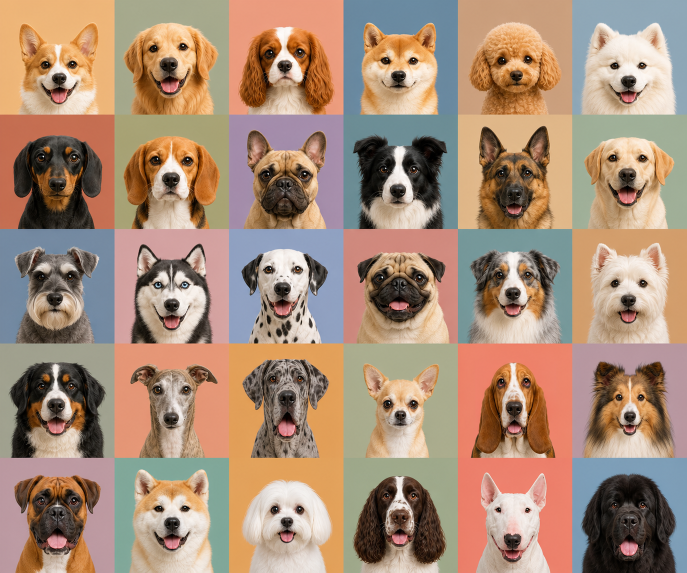
#> input picture collie-ui/src/renderer/src/assets/agents/dog-portrait-sheet-30.png, 1374 x 1145 px, found by its file name (shown at 1/2 size)
$ python check-portrait-assets.py ../src/renderer/src/assets/agents/dog-portrait-sheet-30.png
#> lines starting #> are read from the running program, lines starting #| are printed output that depends on the picture
#!/usr/bin/env python3
"""Regression gate for Collie portrait/avatar artwork alignment.

Fails when the asset layout regresses:

1. Agent avatar sheet (`agents/dog-portrait-sheet-30.png`): each cell must be square, with headroom and side margins.
   Head-and-shoulder portraits intentionally meet the bottom edge.
   Visual QA is still required: geometry cannot detect incorrect artwork.
2. Face-only portrait strips + stills (`portrait/*`): per-cell face content
   centers must stay close to the strip's median (transparent translation
   keeps the chat head centered on crossfade; drift = jump).

Requires Pillow: `python3 -m pip install pillow` (present on the VM rig).

Usage: python3 check-portrait-assets.py <repo-root> [--verbose]
Exit 0 = pass, 1 = regression found.
"""
import os
import sys

from PIL import Image

AGENT = "collie-ui/src/renderer/src/assets/agents/dog-portrait-sheet-30.png"
AGENT_CELLS = (6, 5)
STRIPS = {
    "idle-sheet.webp": (3, 2),
    "waiting-sheet.webp": (3, 2),
    "pointer-look-sheet.webp": (4, 4),
    "click-reaction-sheet.webp": (2, 2),
    "bone-completion-sheet.webp": (2, 2),
    "deep-work-glasses-sheet.webp": (3, 2),
}
STILLS = ["idle.webp", "happy.webp", "concerned.webp", "sleepy.webp", "thinking.webp"]

# Tolerances (fractions of cell size)
AGENT_EDGE_TOLERANCE_PX = 6  # content may not come within this many px of a cell edge
STRIP_X_SPAN_MAX = 0.10      # 10% of cell width
STRIP_Y_SPAN_MAX = 0.05      # 5% of cell height


def content_bbox(img, min_alpha=16):
    rgba = img.convert("RGBA")
    w, h = rgba.size
    px = rgba.load()
    min_x, min_y, max_x, max_y = w, h, -1, -1
    for y in range(h):
        for x in range(w):
            if px[x, y][3] >= min_alpha:
                if x < min_x: min_x = x
                if x > max_x: max_x = x
                if y < min_y: min_y = y
                if y > max_y: max_y = y
    if max_x < 0:
        return None
    return (min_x, min_y, max_x, max_y)


def border_dominant(img):
    """Sample the clear headroom, not the dog's shoulders at the bottom."""
    from statistics import median
    rgb = img.convert("RGB")
    samples = [rgb.getpixel((x, 2)) for x in range(img.width // 4, 3 * img.width // 4)]
    return tuple(int(median(pixel[channel] for pixel in samples)) for channel in range(3))


def color_bbox(img, bg, tol=48):
    """BBox of pixels differing from the border tone (opaque tiles only)."""
    rgb = img.convert("RGB")
    w, h = rgb.size
    px = rgb.load()
    min_x, min_y, max_x, max_y = w, h, -1, -1
    for y in range(h):
        for x in range(w):
            r, g, b = px[x, y]
            if abs(r - bg[0]) <= tol and abs(g - bg[1]) <= tol and abs(b - bg[2]) <= tol:
                continue
            if x < min_x: min_x = x
            if x > max_x: max_x = x
            if y < min_y: min_y = y
            if y > max_y: max_y = y
    if max_x < 0:
        return None
    return (min_x, min_y, max_x, max_y)


def check_agent_sheet(root, verbose):
    path = os.path.join(root, AGENT)
    img = Image.open(path)
    w, h = img.size
    cols, rows = AGENT_CELLS
    cw, ch = w // cols, h // rows
    if w % cols or h % rows or cw != ch or cw != 229:
        return [("layout", "expected 229px square cells matching AgentAvatar", (w, h))]
    full_bleed = []
    for r in range(rows):
        for c in range(cols):
            cell = img.crop((c * cw, r * ch, (c + 1) * cw, (r + 1) * ch))
            # Ignore the 2px source gutter and shoulders; inspect the head area.
            cell = cell.crop((2, 2, cw - 2, int(ch * 0.75)))
            bg = border_dominant(cell)
            bb = color_bbox(cell, bg, tol=64)
            if bb is None:
                full_bleed.append((r, c, "missing portrait"))
                continue
            l, t, rr, b = bb
            if (l <= AGENT_EDGE_TOLERANCE_PX or t <= AGENT_EDGE_TOLERANCE_PX or
                    rr >= cell.width - AGENT_EDGE_TOLERANCE_PX):
                full_bleed.append((r, c, bb))
    if verbose:
        print(f"agent sheet: {len(full_bleed)}/30 cells with content within "
              f"{AGENT_EDGE_TOLERANCE_PX}px of a top/side edge")
    return full_bleed


def check_strip(root, rel, cols, rows, verbose):
    path = os.path.join(root, "collie-ui/src/renderer/src/assets/portrait", rel)
    img = Image.open(path)
    w, h = img.size
    cw, ch = w // cols, h // rows
    centers = []
    for r in range(rows):
        for c in range(cols):
            cell = img.crop((c * cw, r * ch, (c + 1) * cw, (r + 1) * ch))
            bb = content_bbox(cell)
            if bb:
                centers.append((((bb[0] + bb[2]) / 2) / cw, ((bb[1] + bb[3]) / 2) / ch))
    if not centers:
        return True, "no content"
    xs = [c[0] for c in centers]
    ys = [c[1] for c in centers]
    x_span = max(xs) - min(xs)
    y_span = max(ys) - min(ys)
    if verbose:
        print(f"{rel}: x-span {x_span:.3f} y-span {y_span:.3f}")
    return (x_span <= STRIP_X_SPAN_MAX and y_span <= STRIP_Y_SPAN_MAX), (
        f"x-span {x_span:.3f} > {STRIP_X_SPAN_MAX} or y-span {y_span:.3f} > {STRIP_Y_SPAN_MAX}")


def check_still(root, rel, verbose):
    path = os.path.join(root, "collie-ui/src/renderer/src/assets/portrait", rel)
    img = Image.open(path)
    # Stills participate in crossfades with strips; their face center must land
    # near the same fractional anchor. Report only (not gating — single frames
    # are less drift-prone and the anchor is a design constant).
    bb = content_bbox(img)
    if bb and verbose:
        print(f"{rel}: center=({((bb[0]+bb[2])/2)/img.size[0]:.3f}, {((bb[1]+bb[3])/2)/img.size[1]:.3f})")
    return True


def main():
    args = [a for a in sys.argv[1:] if a != "--verbose"]
    verbose = "--verbose" in sys.argv
    if not args:
        print("usage: check-portrait-assets.py <repo-root> [--verbose]")
        return 1
    root = args[0]
    failures = []

    fb = check_agent_sheet(root, verbose)
#> in check_agent_sheet, img is the input picture: PIL image 1374x1145 RGB; mean R, G, B 167.6, 140.1, 119.5
#> the loop in check_agent_sheet, `for r in range(rows):` made 5 passes
#> pass 1, in border_dominant, `rgb = img.convert("RGB")`:
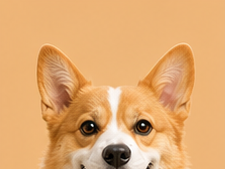
#> rgb: PIL image 225x169 RGB; mean R, G, B 225, 170.3, 113.4
#> pass 1, in border_dominant (call 2), `rgb = img.convert("RGB")`:
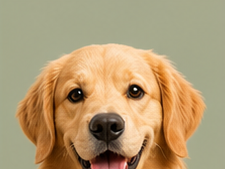
#> rgb: PIL image 225x169 RGB; mean R, G, B 178.1, 154.2, 115.4
#> pass 1, in border_dominant (call 3), `rgb = img.convert("RGB")`:
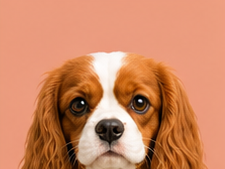
#> rgb: PIL image 225x169 RGB; mean R, G, B 205, 135.7, 100.1
#> pass 1, in border_dominant (call 4), `rgb = img.convert("RGB")`:
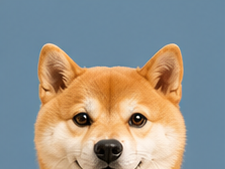
#> rgb: PIL image 225x169 RGB; mean R, G, B 149.8, 147.5, 140
#> after the loop in check_agent_sheet, `for r in range(rows):`:
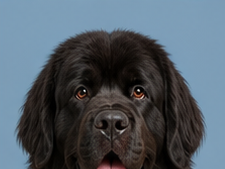
#> cell: PIL image 225x169 RGB; mean R, G, B 79.4, 90.4, 100
#> after the loop in check_agent_sheet, `for r in range(rows):`: full_bleed = []
#> fb = []
    if fb:
        failures.append(f"agent sheet: {len(fb)} full-bleed cells {fb[:5]}...")

    for rel, (cols, rows) in STRIPS.items():
        ok, why = check_strip(root, rel, cols, rows, verbose)
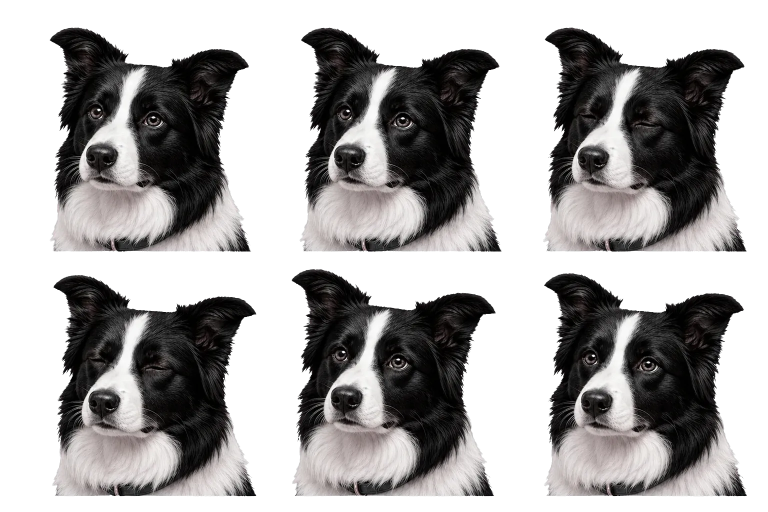
#> input picture collie-ui/src/renderer/src/assets/portrait/idle-sheet.webp, 1536 x 1024 px, found by its file name (shown at 1/2 size)
#> in check_strip, img is the input picture: PIL image 1536x1024 RGBA; mean R, G, B, A 49.4, 47.8, 47.5, 134.8
#> after the loop in check_strip, `for r in range(rows):`:
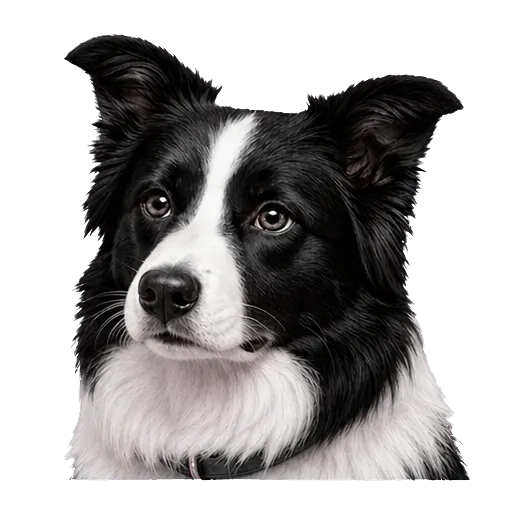
#> cell: PIL image 512x512 RGBA; mean R, G, B, A 49.5, 47.8, 47.6, 134.7; transparent parts drawn white
#> after the loop in check_strip, `for r in range(rows):`: centers = [(0.587, 0.545), (0.563, 0.545), (0.519, 0.544), (0.601, 0.506), (0.468, 0.494), (0.521, 0.502)]
#> in check_strip, `xs = [c[0] for c in centers]`: xs = [0.587, 0.563, 0.519, 0.601, 0.468, 0.521]
#> in check_strip, `ys = [c[1] for c in centers]`: ys = [0.545, 0.545, 0.544, 0.506, 0.494, 0.502]
#> in check_strip, `x_span = max(xs) - min(xs)`: x_span = 0.133
#> in check_strip, `y_span = max(ys) - min(ys)`: y_span = 0.0508
#> ok = False
        if not ok:
            failures.append(f"{rel}: {why}")
#> pass 2 of the loop in main, `for rel, (cols, rows) in STRIPS.items():`:
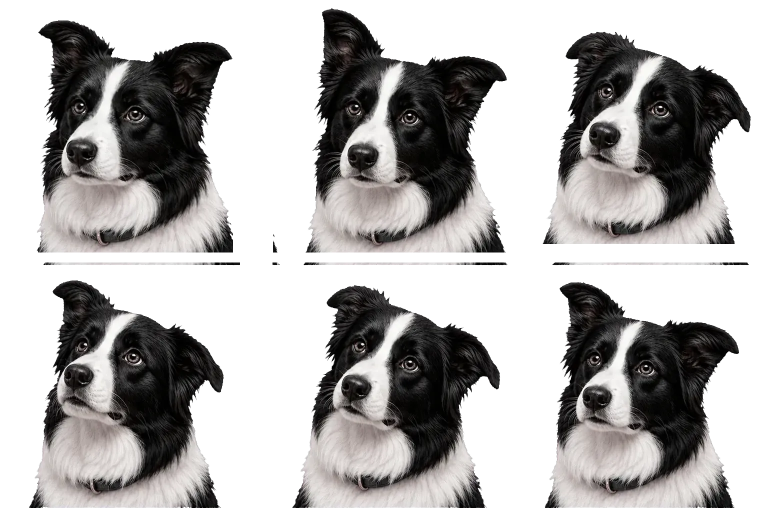
#> input picture collie-ui/src/renderer/src/assets/portrait/waiting-sheet.webp, 1536 x 1024 px, found by its file name (shown at 1/2 size)
#> in check_strip, img is the input picture: PIL image 1536x1024 RGBA; mean R, G, B, A 52.7, 51, 50.3, 127.6
#> the loop in check_strip (call 2), `for r in range(rows):` made 2 passes
#> pass 1, in content_bbox (call 9), `rgba = img.convert("RGBA")`:
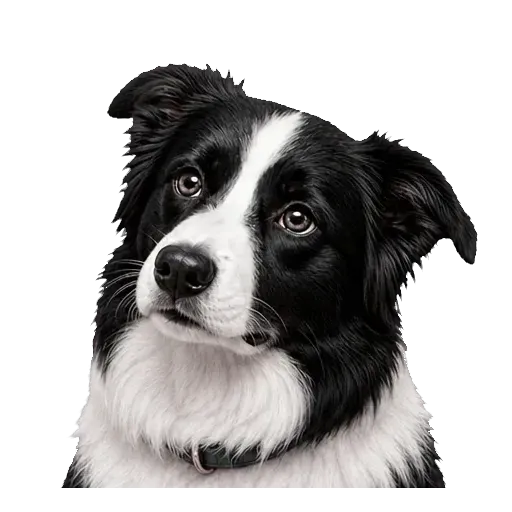
#> rgba: PIL image 512x512 RGBA; mean R, G, B, A 49.1, 47.6, 46.9, 122.4; transparent parts drawn white
#> after the loop in check_strip (call 2), `for r in range(rows):`:
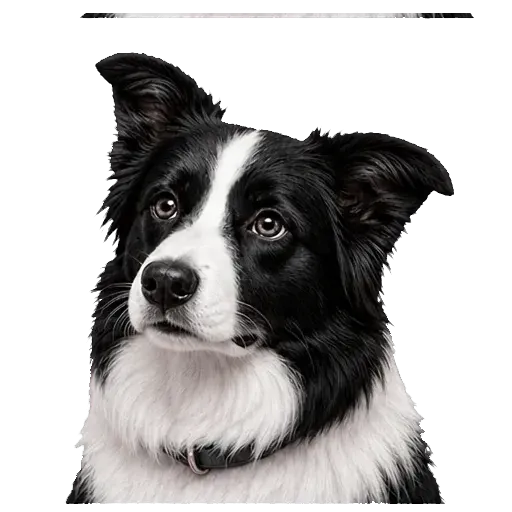
#> cell: PIL image 512x512 RGBA; mean R, G, B, A 52.2, 50.6, 50, 122.5; transparent parts drawn white
#> after the loop in check_strip (call 2), `for r in range(rows):`: centers = [(0.525, 0.531), (0.522, 0.509), (0.525, 0.537), (0.524, 0.504), (0.523, 0.504), (0.525, 0.504)]
#> xs = [0.525, 0.522, 0.525, 0.524, 0.523, 0.525]
#> ys = [0.531, 0.509, 0.537, 0.504, 0.504, 0.504]
#> x_span = 0.00293
#> y_span = 0.0332
#> ok = True
#> pass 3 of the loop in main, `for rel, (cols, rows) in STRIPS.items():`:
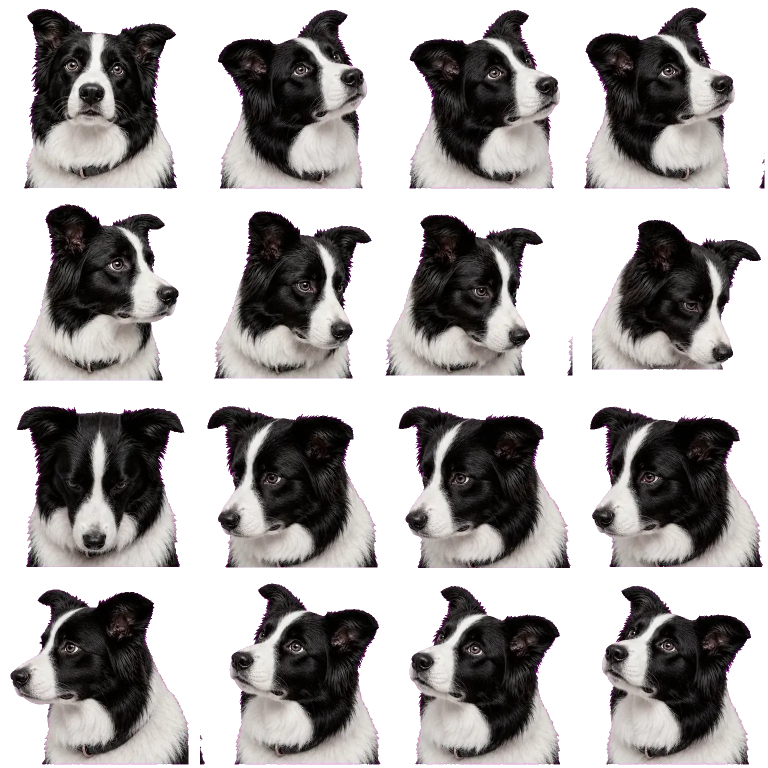
#> input picture collie-ui/src/renderer/src/assets/portrait/pointer-look-sheet.webp, 1536 x 1536 px, found by its file name (shown at 1/2 size)
#> in check_strip, img is the input picture: PIL image 1536x1536 RGBA; mean R, G, B, A 58.3, 55, 54.9, 138.7
#> the loop in check_strip (call 3), `for r in range(rows):` made 4 passes
#> pass 1, in content_bbox (call 16), `rgba = img.convert("RGBA")`:
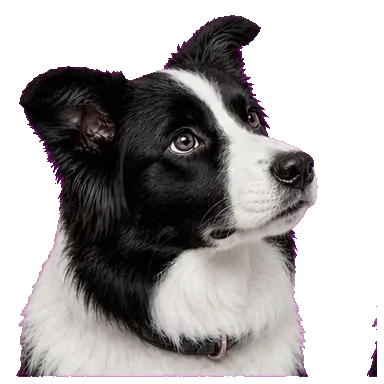
#> rgba: PIL image 384x384 RGBA; mean R, G, B, A 63.6, 60.1, 60.1, 141.2; transparent parts drawn white
#> after the loop in check_strip (call 3), `for r in range(rows):`:
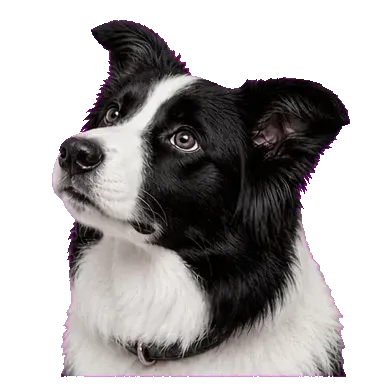
#> cell: PIL image 384x384 RGBA; mean R, G, B, A 61.3, 57.9, 58, 138.3; transparent parts drawn white
#> after the loop in check_strip (call 3), `for r in range(rows):`: centers = [(0.522, 0.513), (0.522, 0.516), (0.523, 0.516), (0.51, 0.509), (0.523, 0.521), (0.523, 0.534), (0.493, 0.535), (0.522, 0.534), (0.523, 0.534), (0.523, 0.534), (0.522, 0.535), (0.522, 0.534), (0.517, 0.525), (0.51, 0.509), (0.523, 0.516), (0.522, 0.516)]
#> xs = [0.522, 0.522, 0.523, 0.51, 0.523, 0.523, 0.493, 0.522, 0.523, 0.523, 0.522, 0.522, 0.517, 0.51, 0.523, 0.522]
#> ys = [0.513, 0.516, 0.516, 0.509, 0.521, 0.534, 0.535, 0.534, 0.534, 0.534, 0.535, 0.534, 0.525, 0.509, 0.516, 0.516]
#> x_span = 0.0299
#> y_span = 0.026
#> the loop made 6 passes; the first 3 are shown

    for rel in STILLS:
        check_still(root, rel, verbose)

    if failures:
        print("PORTRAIT ASSET CHECK FAILED:")
        for f in failures:
            print(f"  - {f}")
        return 1
    print("Portrait asset check: OK")
    return 0


if __name__ == "__main__":
#> (the run stopped early here; a loop or call above may not have finished)
